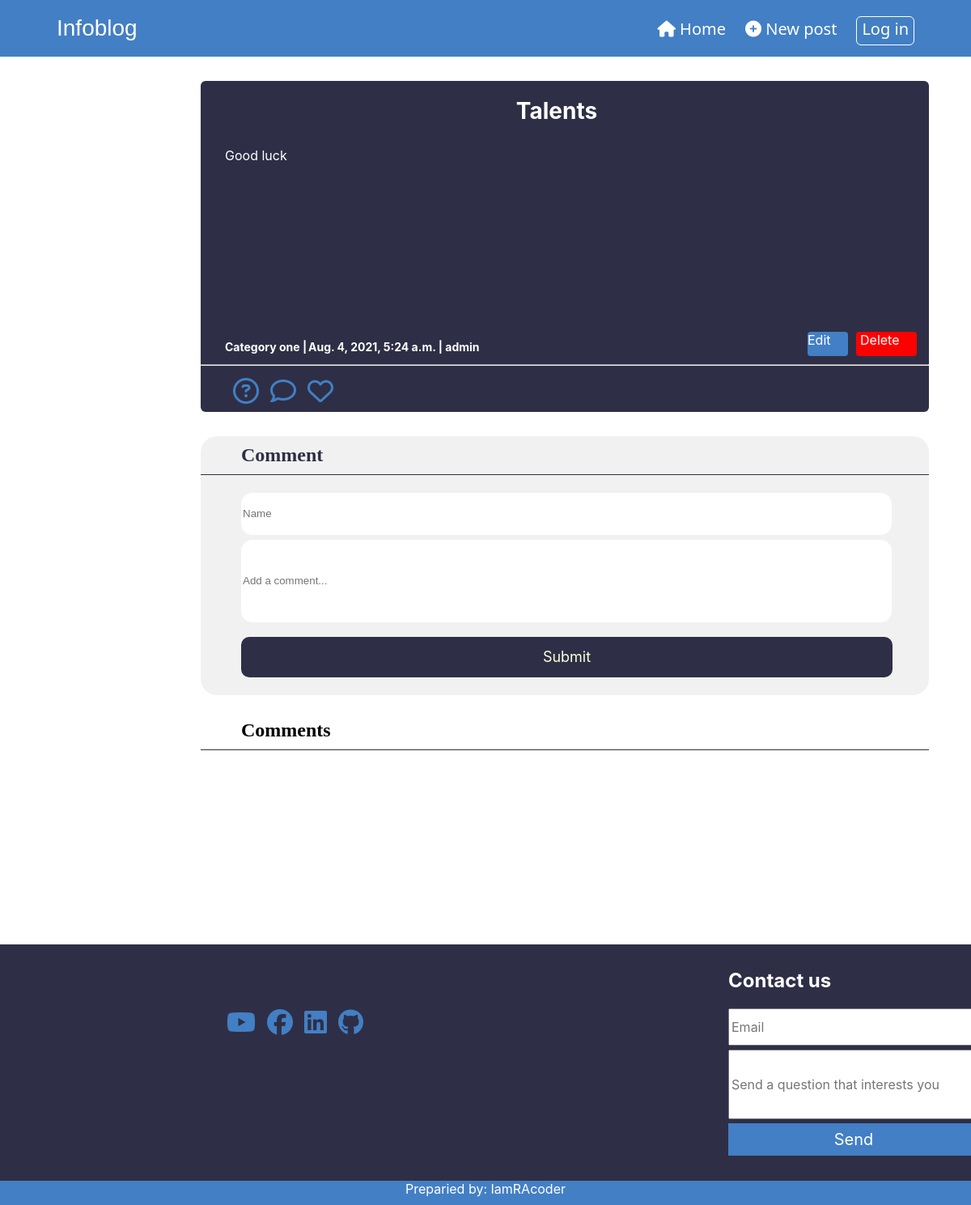
The page /post/talents/ on the database its author committed.
### blogpostapp/models.py (models this page shows, shortened)
class Post(models.Model):
    category = models.ForeignKey(Category, related_name='posts', on_delete=models.CASCADE)
    title = models.CharField(max_length=25)
    slug = models.SlugField(unique=True)
    intro = models.TextField()
    body = models.TextField()
    author = models.ForeignKey(User, null=True, on_delete=models.CASCADE)
    date_added = models.DateTimeField(auto_now_add=True)

class Category(models.Model):
    title = models.CharField(max_length=255)
    slug = models.SlugField(unique=True)
    class Meta:
        verbose_name_plural = 'Categories'

### blogpostapp/views.py (the view)
# urls.py: path('post/<slug:slug>/', detail, name='detail'),
def detail(request, slug):
    post = Post.objects.get(slug=slug)
    if request.method == 'POST':
        form = CommentForm(request.POST)
        if form.is_valid():
            form.save(commit=False)
            form.instance.post = post
            form.save()
            return redirect('detail', slug=slug)
    else:
        form = CommentForm()
    context = {
        'post':post,
        'form':form,
    }
    return render(request,'blogpostapp/detail.html', context)

### blogpostapp/forms.py
class CommentForm(ModelForm):
    class Meta:
        model = Comment
        fields = ['name','body']

### blogpostapp/templates/blogpostapp/detail.html (shortened to what this page needs)
<!DOCTYPE html>
{% load static %}
<html lang="en">
<head>
    <link rel="stylesheet" href="{% static 'css/stylecom.css' %}">
</head>
<body>
    <header>
        <nav>
            <div class="logo">Infoblog</div>
            <div class="pages">
                <a href="{% url 'home' %}"><i class="fas fa-home"></i> Home</a>
                <a href="{% url 'create_post' %}" style="text-decoration: none; color:#fff;"><i class="fas fa-plus-circle"></i> New post</a>
                <a class="btn" href="{% url 'login' %}">Log in</a>
            </div>
        </nav>
    </header>
    <section>
        <div class="card">
            <div class="about">
                <h3>{{post.title}}</h3>
                <p>{{post.body}}</p>
            </div>
            <a href="{% url 'category' post.category.slug %}" class="category">{{post.category.title}} | </a>
            <a class="date">{{post.date_added}} | {{post.author}}</a>
            <a class="btn-e" href="{% url 'post_edit' post.slug %}">Edit</a>
            <a class="btn-d" href="{% url 'post_delete' post.slug %}">Delete</a>
            <hr>
                <div class="ic">
                    <i class="far fa-question-circle fa-2x"></i>
                    <a href="#addcom" style="color:rgb(67, 127, 196);" ><i class="far fa-comment fa-2x"></i></a>
                    <i class="far fa-heart fa-2x"></i>
                </div>
        </div>
            <form method='POST' action="." >
                <div class="comment">
                    <h1>Comment</h1>
                    <input id='#addcom' type="text" class="name" placeholder="Name" name="name">
                    <input id='#addcom' type="text" class="addcomment" placeholder="Add a comment... " name="body">
                    <button class="btnc" type="submit">Submit</button>
                </div>
            </form>
            <div class="c">
                <h1>Comments</h1>
            </div>
    </section>
    <footer>
        <div class="fott1">
            <div class="ic2">
                <i class="fab fa-youtube fa-2x"></i>
                <i class="fab fa-facebook fa-2x"></i>
                <i class="fab fa-linkedin fa-2x"></i>
                <i class="fab fa-github fa-2x"></i>
            </div>
            <div class="contact">
                <h2>Contact us</h2>
                <input type="email" name="email" class="email" placeholder="Email">
                <br>
                <input type="text" name="messages" class="messages" placeholder="Send a question that interests you">
                <button class="btn2">Send</button>
            </div>
        </div>
        <div class="fott2">
            <a>Preparied by: IamRAcoder</a>
        </div>
    </footer>
</body>
</html>

### rows shown on the page
Post: title "Talents", body "Good luck", category "Category one", date_added "Aug. 4, 2021, 5:24 a.m.", author "admin"
